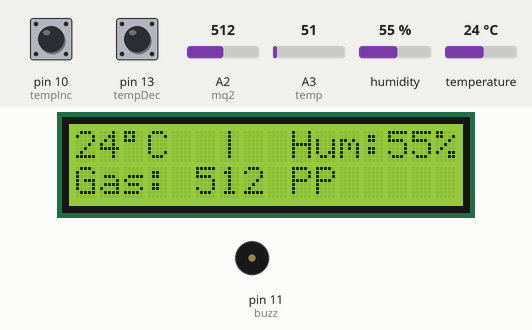
Bench run of a sketch on a simulated Arduino Uno, built with avr-gcc and run on an emulated ATmega328P. Shown: 16×2 character LCD, buzzer (waves = sounding, pin HIGH). The inputs (shaded band) are chosen by the test bench; at power-on: A2 (mq2) = 512, humidity 55 %, pin 13 (tempDec) HIGH, A3 (temp) = 51, pin 10 (tempInc) HIGH, temperature 24 °C. What the sketch prints to the serial monitor is not drawn.

Above: at 1.3 s.
1.4 s: A2 (mq2) set to 106
At 1.86 s:
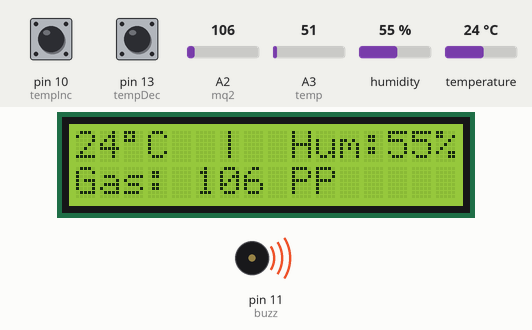
4.1 s: A2 (mq2) set to 95
At 5.2 s:
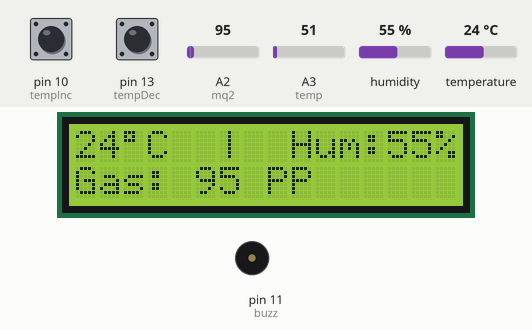
5.7 s: humidity set to 31 %
At 7.6 s:
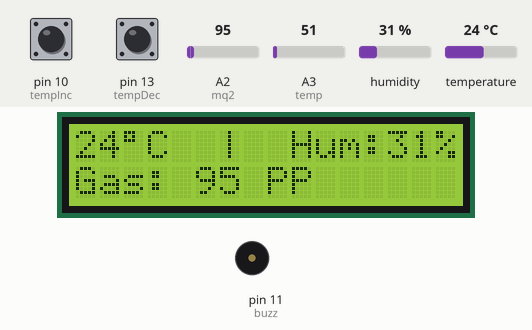
7.9 s: humidity set to 28 %
At 8.67 s:
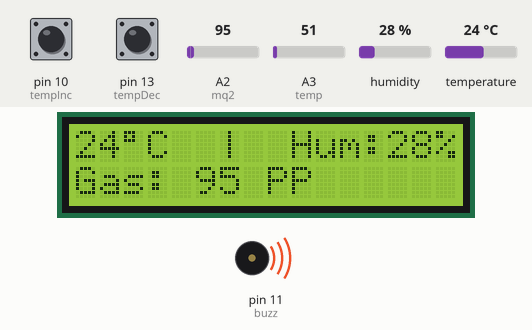
10.1 s: pin 13 (tempDec) pulled LOW for 0.5 s
At 11.02 s:
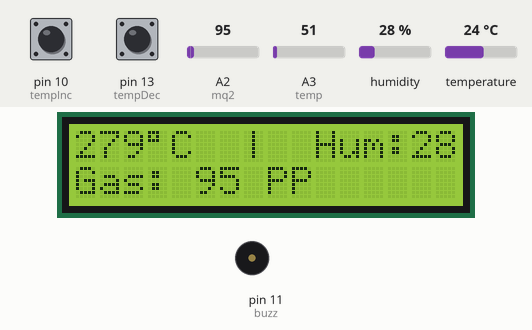
12.1 s: A3 (temp) set to 61
At 12.29 s:
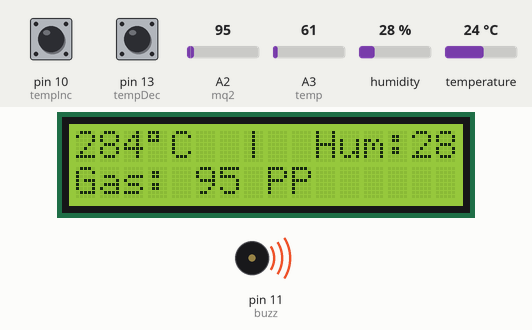
Timing chart, 0 to 14.6 s (numbered marks = the images above; inputs shaded):
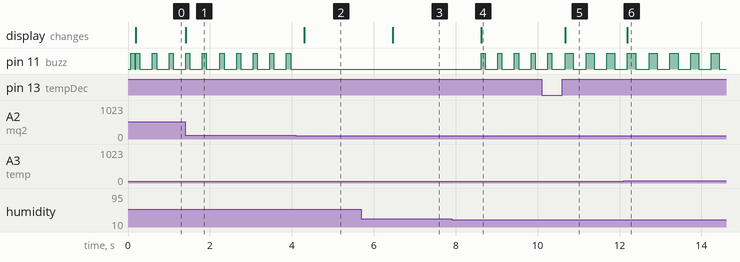

Measured:
- the behaviour switches between 101 and 100 on A2 (mq2) (found by bisection; images 1 and 2)
- the behaviour switches between 30 and 29 % on humidity (found by bisection; images 3 and 4)
- after the input at 1.4 s, the display: changes at once (image 1)
- after the input at 4.1 s, pin 11 (buzz): stops changing and stays LOW; the display: changes after 0.20 s (image 2)
- after the input at 5.7 s, the display: changes after 0.76 s (image 3)
- after the input at 7.9 s, pin 11 (buzz): alternates HIGH for 0.10 s and LOW for 0.31 s, starting after 0.72 s; the display: changes after 0.72 s (image 4)
- after the input at 10.1 s, the display: changes after 0.58 s (image 5)
- after the input at 12.1 s, the display: changes after 0.09 s (image 6)

The sketch:

weatherMoni_motor.ino
```cpp
#include <DHT.h>
#include <DHT_U.h>
#include <LiquidCrystal.h>
#include <Ultrasonic.h>

//----------------- Adjust alarm
#define T_MIN 15
#define T_MAX 35
#define H_MIN 30
#define H_MAX 75
#define S_MIN 20
#define S_MAX 100

#define tempInc 10
#define tempDec 13
#define IR1 9
#define IR2 8
#define buzz 11
#define temp A3
#define mq2 A2
#define DHTPIN 12
#define DHTTYPE DHT11

DHT hum(DHTPIN, DHTTYPE);
LiquidCrystal lcd(2, 3, 4, 5, 6, 7);
Ultrasonic sonar(A1, A0, 11600);

int temp_val, smoke, hum_val, distance;
byte person, temp_adder = 0;
bool gateStatus;

void setup() {
  Serial.begin(9600);
  lcd.begin(16, 2);
  hum.begin();

  pinMode(tempInc, INPUT_PULLUP);
  pinMode(tempDec, INPUT_PULLUP);
  pinMode(buzz, OUTPUT);
  pinMode(IR1, INPUT);
  pinMode(IR2, INPUT);

  beep();
}

void loop() {
  readSensor();

  lcd.setCursor(0, 0);
  lcd.print((String)temp_val + (char)223 + "C  |  Hum:" + (String)hum_val + "%  ");
  lcd.setCursor(0, 1);
  lcd.print("Gas: " + (String)smoke + " PP  ");

  if(temp_val < T_MIN) beep();
  if(temp_val > T_MAX) beep();
  if(hum_val < H_MIN) beep();
  if(hum_val > H_MAX) beep();
  if(smoke < S_MIN) beep();
  if(smoke > S_MAX) beep();

  if(!digitalRead(tempInc)) temp_adder++;
  if(!digitalRead(tempDec)) temp_adder--;

  delay(300);
}

void readSensor(){
  temp_val = analogRead(temp);
  temp_val = temp_val * 0.4887;
  temp_val += temp_adder;
  smoke = analogRead(mq2);

  hum_val = hum.readHumidity();
  //distance = sonar.Ranging(CM);

  Serial.println("Temp: " + (String)temp_val + "C | "
                 "CO: " + (String)smoke + " | "
                 "Humidity: " + (String)hum_val + "% | "
                 "Distance: " + (String)distance + "cm | ");
}

void showCounter(){
  lcd.clear();
  lcd.setCursor(0, 0);
  lcd.print("Gate: ");
  if(!gateStatus) lcd.print("UNLOCKED");
  else lcd.print("LOCKED");

  lcd.setCursor(0, 1);
  lcd.print("Person: " + (String)person + "  ");
}


void beep(){
  digitalWrite(buzz, 1);
  delay(100);
  digitalWrite(buzz, 0);
}
```
